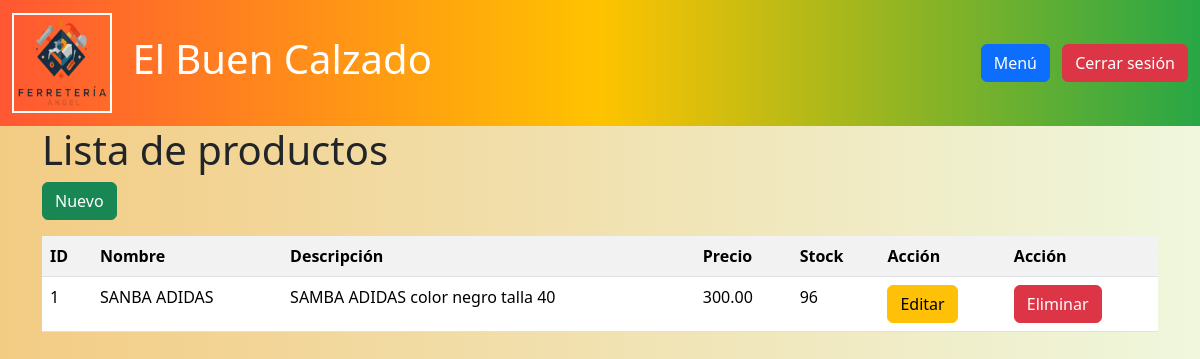
/productos/, run on the app's committed database.
### models/producto_model.py (models this page shows, shortened)
class Producto(db.Model):
    __tablename__ = "productos"
    id = db.Column(db.Integer, primary_key=True)
    nombre = db.Column(db.String(100), nullable=False)
    descripcion = db.Column(db.String(120), nullable=False)
    precio = db.Column(db.Float(11, 2), nullable=False)
    stock = db.Column(db.Integer, nullable=False)
    ventas = db.relationship('Venta', back_populates='producto')
    compras = db.relationship('Compra', back_populates='producto')
    facturas = db.relationship('Factura', back_populates='producto')
    @staticmethod
    def get_all():
        return Producto.query.all()

### controllers/producto_controller.py (the view)
@producto_bp.route("/")
def index():
    productos = Producto.get_all()
    return producto_view.list(productos)

### run.py (called while the page is built)
@app.context_processor
def inject_active_path():
    def is_active(path):
        return 'active' if request.path == path else ''
    return(dict(is_active =  is_active))

### views/producto_view.py (called while the page is built)
def list(productos):
    return render_template('productos/index.html' , productos=productos)

### templates/productos/index.html (shortened to what this page needs)
{% extends 'base.html' %}
{% block content %}
<h1>Lista de productos</h1>
<a href="{{url_for('producto.create')}}" class="btn btn-success mb-3">Nuevo</a>
<table class="table table-striped">
    <tr>
        <th>ID</th>
        <th>Nombre</th>
        <th>Descripción</th>
        <th>Precio</th>
        <th>Stock</th>
        <th>Acción</th>
        <th>Acción</th>
    </tr>
    {% for item in productos %}
    <tr>
        <td>{{ item.id }}</td>
        <td>{{ item.nombre }}</td>
        <td>{{ item.descripcion }}</td>
        <td>{{ item.precio | round(2) }}</td>
        <td>{{ item.stock }}</td>
        <td>
            <a href="{{url_for('producto.edit',id=item.id)}}" class="btn btn-warning">Editar</a>
        </td>
        <td>
            <a href="{{ url_for('producto.delete',id=item.id) }}" class="btn btn-danger" onclick="return confirm('¿Estás seguro de eliminar este producto?')">Eliminar</a>
        </td>
    </tr>
    {% endfor %}
</table>
{% endblock %}

### templates/base.html (style rules this page uses)
body { background: linear-gradient(to right, #f3cc84, #eff7dd); min-height: 100vh; }

### data on the page
Producto: id "1", nombre "SANBA ADIDAS", descripcion "SAMBA ADIDAS color negro talla 40", precio "300.00", stock "96"
